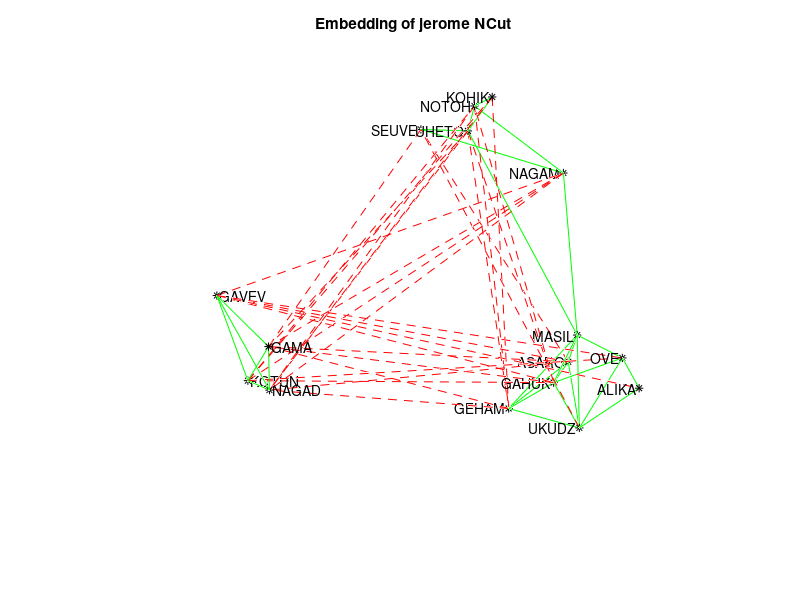

The MATLAB script that drew this image: (Note: this script raises an error after producing the figure.)
clc
clear all
close all
path(path, '..\new_Laplacian');
posW = csvread('gamaPos.csv');
negW = csvread('gamaNeg.csv');
names = textread('name.csv', '%s');

n=size(posW,2);
Dpos=diag(sum(posW,2));
Dneg=diag(sum(negW,2));

D=Dpos+Dneg;
D2=zeros(n,n);
for i=1:n
    if D(i,i)~=0
        D2(i,i)=1/D(i,i)^.5;
    end
end
L=D-posW+negW;
Lsym=D2*L*D2;
[u1,e] = eig(Lsym);
u1=D2*u1;
figure; hold on;
    for i = 1:n
        for j = i+1:n
            if posW(i,j) ~= 0
                plot3(u1(i:j-i:j,1),u1(i:j-i:j,2),u1(i:j-i:j,3),'g-');
            elseif negW(i,j) ~= 0
                plot3(u1(i:j-i:j,1),u1(i:j-i:j,2),u1(i:j-i:j,3),'r--');
            end
        end
    end
    for i = 3:14
        plot3(u1(i,1),u1(i,2),u1(i,3),'k*');
            text(u1(i,1),u1(i,2),u1(i,3),[char(names(i)) ' '],...
                'HorizontalAlignment','right');
    end
        for i = [1 2 15 16]
        plot3(u1(i,1),u1(i,2),u1(i,3),'k*');
            text(u1(i,1),u1(i,2),u1(i,3),[' ' char(names(i))]);
    end
title('Embedding of jerome NCut');
axis off;

u2=SignedLaplacian(posW,negW,'sns',3);
figure; hold on;axis on;
    for i = 1:n
        for j = i+1:n
            if posW(i,j) ~= 0
                plot3(u2(i:j-i:j,1),u2(i:j-i:j,2),u2(i:j-i:j,3),'g-');
            elseif negW(i,j) ~= 0
                plot3(u2(i:j-i:j,1),u2(i:j-i:j,2),u2(i:j-i:j,3),'r--');
            end
        end
    end
    for i = 3:14
        plot3(u2(i,1),u2(i,2),u2(i,3),'k*');
            text(u2(i,1),u2(i,2),u2(i,3),[char(names(i)) ' '],...
                'HorizontalAlignment','right');
    end
        for i = [1 2 15 16]
        plot3(u2(i,1),u2(i,2),u2(i,3),'k*');
            text(u2(i,1),u2(i,2),u2(i,3),[' ' char(names(i))]);
    end
title('Embedding of SNScut');
axis off;

u3=SignedLaplacian(posW,negW,'bns',3);
figure; hold on;axis on;
    for i = 1:n
        for j = i+1:n
            if posW(i,j) ~= 0
                plot3(u3(i:j-i:j,1),u3(i:j-i:j,2),u3(i:j-i:j,3),'g-');
            elseif negW(i,j) ~= 0
                plot3(u3(i:j-i:j,1),u3(i:j-i:j,2),u3(i:j-i:j,3),'r--');
            end
        end
    end
for i = 3:14
        plot3(u3(i,1),u3(i,2),u3(i,3),'k*');
            text(u3(i,1),u3(i,2),u3(i,3),[char(names(i)) ' '],...
                'HorizontalAlignment','right');
    end
        for i = [1 2 15 16]
        plot3(u3(i,1),u3(i,2),u3(i,3),'k*');
            text(u3(i,1),u3(i,2),u3(i,3),[' ' char(names(i))]);
    end
%title('Embedding of our BNScut');
axis off;